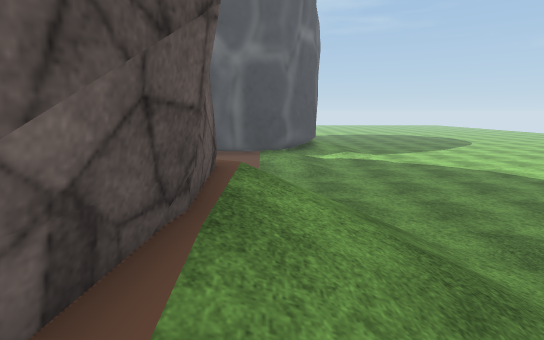
[1] (above)

17 first-person views from a walk through a scene from a Unity 3-D project. The camera is 1.3 m above the floor, tilts 10° down and sees 80° across. The floor is counted in squares, 1 m on a side. Each view is taken from the middle of a square. On the plan, view 1 faces up. The plan holds only what a view shows up to about 14 squares ahead; the rest is blank. The place goes on beyond the plan. The player is left out. Some surface patterns are stand-ins.

[2]
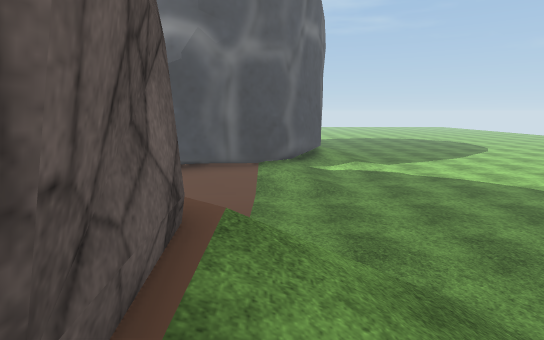

[3]
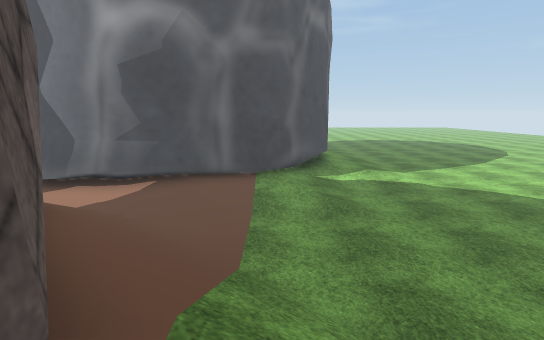

[4]
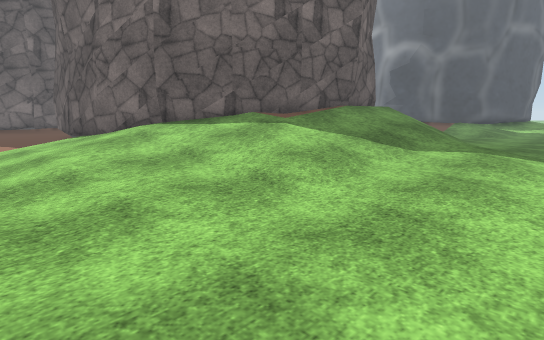

[5]
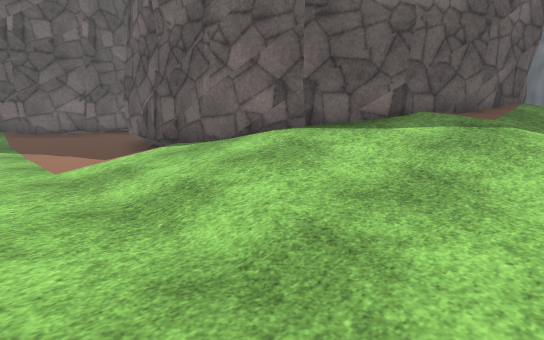

[6]
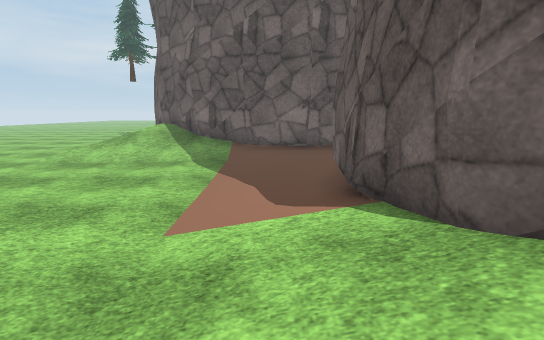

[7]
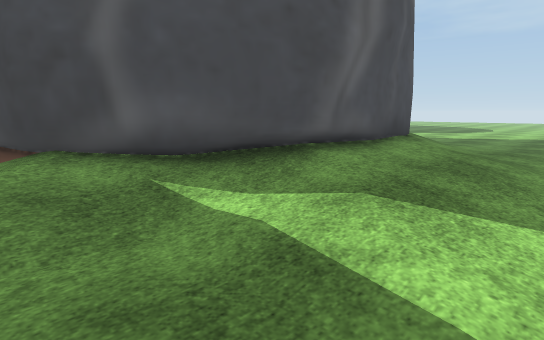

[8]
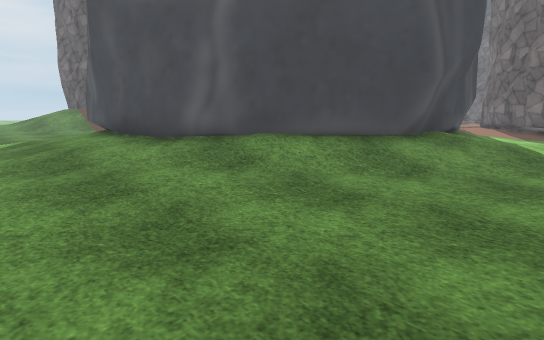

[9]
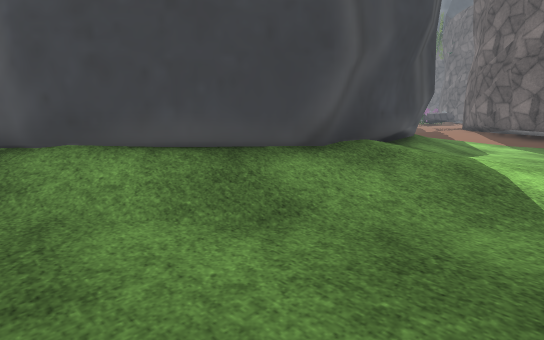

[10]
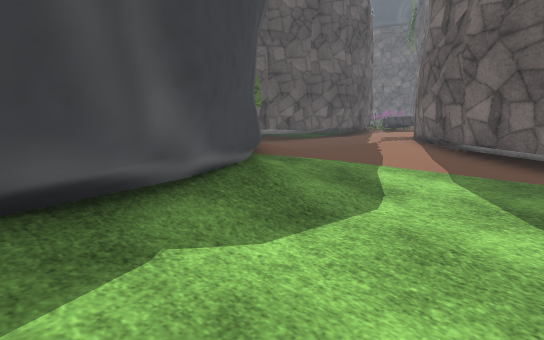

[11]
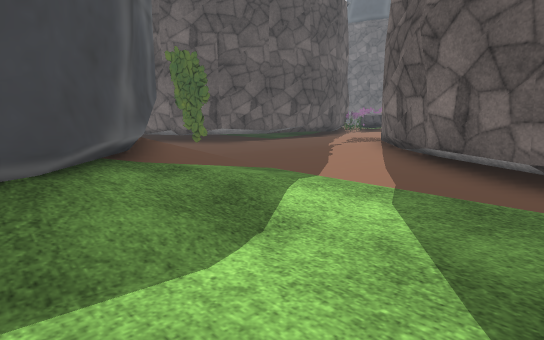

[12]
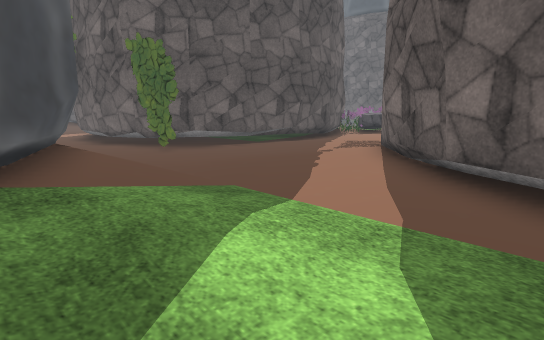

[13]
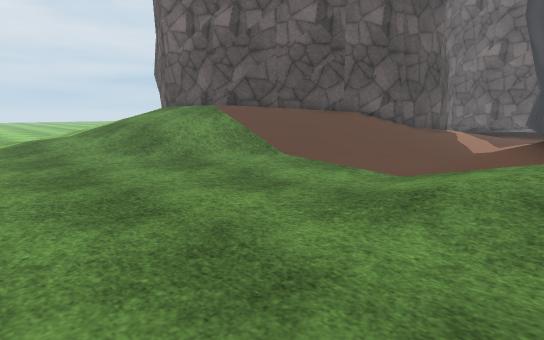

[14]
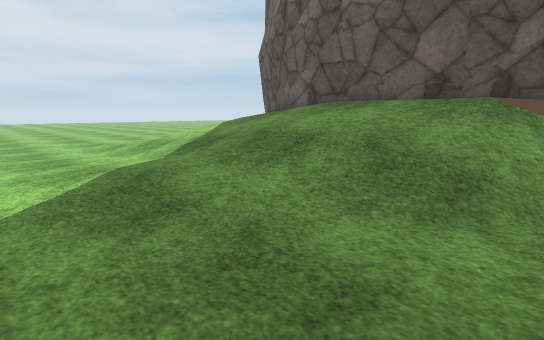

[15]
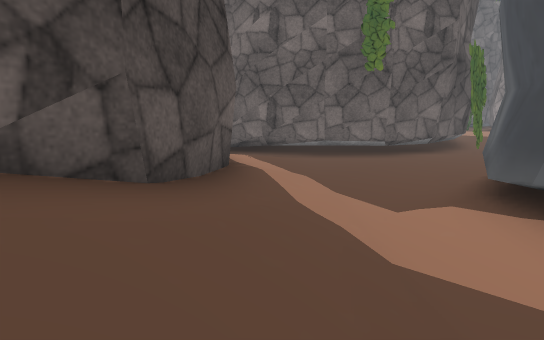

[16]
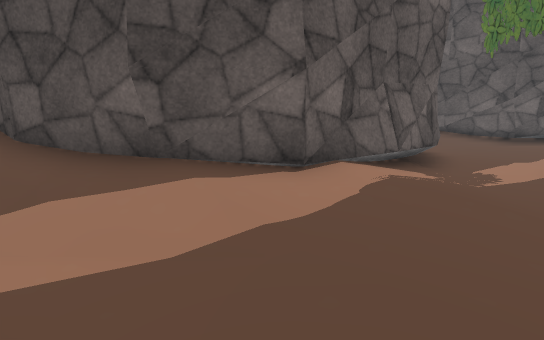

[17]
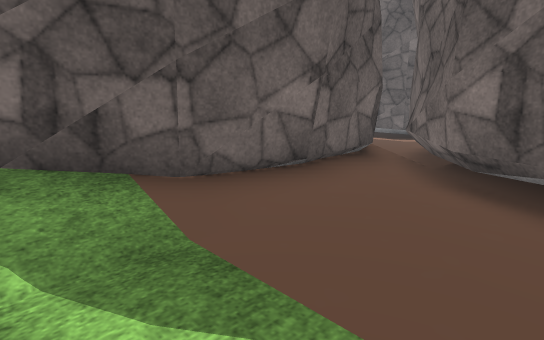

### Floor plan
Key: @ floor where view 1 was taken; # wall or solid block; . main floor; : floor 0.25 m higher than the main floor; + floor 0.5 m higher than the main floor; / step, stairs or slope; O other object.
Columns run from 20 left of view 1 to 6 right of it. Each row starts with its distance up from view 1.
 31       ........ .......... .
 30      #........:://........
 29     ##......../:+//........
 28    ##.....///######//......
 27   ##:...://###    ##O/.....
 26  ##:..../:##       ##//....
 25  :::...//##         ##/:...
 24 :......//#           ##/..
 23 :....../##            #//.
 22 ....... #             #+//
 21 .......               ##:/
 20 ###....               ##:/.
 19   # O..               #+//.
 18      O..              #::/.
 17     ##...            ##/:..
 16      #....          ##/....
 15      #.....##     ###:/....
 14      #......#######/::/....
 13      #......./////////.....
 12      #....///////..........
 11      #..::////////.........
 10     ##./:######////........
  9     #...##    ###///.......
  8     ...##       ##///......
  7    ...##         ##///.....
  6   ...##           ##///....
  5  ....              #////...
  4  ....              #/////..
  3 .....              #//////.
  2 ###..              #//////.
  1   ## #             #///::/.
  0      ##           ##@//:..
 -1                   #////...
 -2                  ##////....
 -3       ###      ###/////....
 -4       #.### ####///////....
 -5      ##...###::////::......
 -6      #/.....//////:........
 -7      #/...................
 -8     ##/....................
 -9     #O/............. . ..

Where each view was taken, in squares from view 1:
view 1: 0 up, 0 right, facing up
view 2: 2 up, 0 right, facing up
view 3: 4 up, 0 right, facing up
view 4: 8 down, 6 right, facing up-left
view 5: 9 down, 1 right, facing up-left
view 6: 6 down, 3 left, facing left
view 7: 14 up, 6 right, facing up-left
view 8: 31 up, 6 right, facing down-left
view 9: 31 up, 2 right, facing down-left
view 10: 31 up, 5 left, facing down-left
view 11: 31 up, 8 left, facing down-left
view 12: 30 up, 10 left, facing down-left
view 13: 15 up, 6 right, facing down-left
view 14: 7 up, 6 right, facing down-left
view 15: 11 up, 3 left, facing left
view 16: 15 up, 10 left, facing down
view 17: 9 down, 11 left, facing up-left
